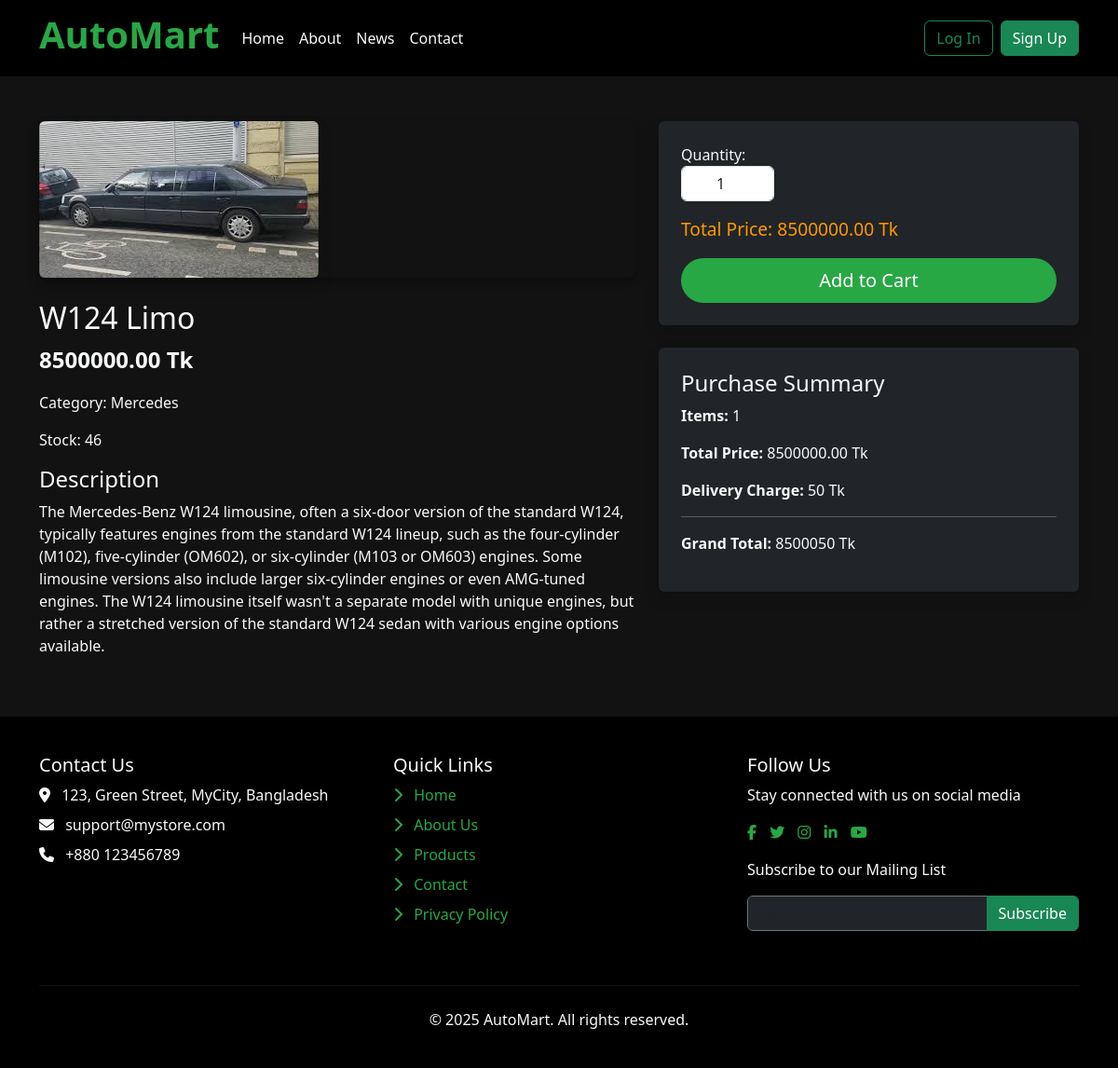
The page /product_details/26 on the database its author committed.
### myapp/models.py (models this page shows)
class Product(models.Model):
    id = models.AutoField(primary_key=True)
    name = models.CharField(max_length=100)
    image = models.ImageField(upload_to='product_images/', null=True, blank=True)
    description = models.TextField(max_length=500, null=True)
    price = models.DecimalField(max_digits=20, decimal_places=2)
    stock = models.PositiveIntegerField()
    company = models.CharField(max_length=100)
    category = models.ForeignKey(Category, on_delete=models.CASCADE)

class Category(models.Model):
    id = models.AutoField(primary_key=True)
    name = models.CharField(max_length=50, unique=True)
    image = models.ImageField(upload_to='category_images/', null=True, blank=True)

### myapp/views.py (the view)
def product_details(request, product_id):
    product = Product.objects.get(id=product_id)
    quantity = int(request.GET.get('quantity', 1))  # default quantity is 1
    delivery_charge = 50
    total_price = product.price * quantity
    grand_total = total_price + delivery_charge
    if request.user.is_authenticated:
        total_cart = Cart.objects.filter(user=request.user, checkout=False).count()
    else:
        total_cart = 0
    context = {
        'product': product,
        'quantity': quantity,
        'total_price': total_price,
        'delivery_charge': delivery_charge,
        'grand_total': grand_total,
        'total_cart': total_cart,
    }
    return render(request, 'product_details.html', context)

### template/product_details.html (shortened to what this page needs)
{% load static %}
<!DOCTYPE html>
<html lang="en">
<head>
    <link href="https://cdn.jsdelivr.net/npm/bootstrap@5.3.3/dist/css/bootstrap.min.css" rel="stylesheet">
    <link rel="stylesheet" href="https://cdnjs.cloudflare.com/ajax/libs/font-awesome/6.5.0/css/all.min.css">
</head>
<body>
<nav class="navbar navbar-expand-lg navbar-dark sticky-top">
    <div class="container">
        <a class="navbar-brand" href="#">
            <h1 class="fw-bold">AutoMart</h1>
        </a>
        <div class="collapse navbar-collapse" id="navbarContent">
            <ul class="navbar-nav me-auto mb-2 mb-lg-0">
                <li class="nav-item"><a class="nav-link" href="/">Home</a></li>
                <li class="nav-item"><a class="nav-link" href="#">About</a></li>
                <li class="nav-item"><a class="nav-link" href="#">News</a></li>
                <li class="nav-item"><a class="nav-link" href="#">Contact</a></li>
            </ul>
            <div class="d-flex align-items-center">
                {% if user.is_authenticated %}
                    <a href="/cart" class="btn btn-outline-success me-2 position-relative">
                        <i class="fas fa-shopping-cart"></i>
                        {% if total_cart %}
                        <span class="position-absolute top-0 start-100 translate-middle badge rounded-pill bg-danger">
                            {{ total_cart }}
                        </span>
                        {% endif %}
                    </a>
                    <a href="{% url 'profile' %}" class="btn btn-outline-success me-2">
                        <i class="fas fa-user-circle"></i>
                    </a>
                {% else %}
                    <a href="{% url 'login' %}" class="btn btn-outline-success me-2">Log In</a>
                    <a href="{% url 'signup' %}" class="btn btn-success">Sign Up</a>
                {% endif %}
            </div>
        </div>
    </div>
</nav>
<div class="container my-5">
    <div class="row">
        <div class="col-md-7">
            <div class="product-image mb-4">
                <img src="{{ product.image.url }}" alt="{{ product.name }}" class="img-fluid rounded shadow">
            </div>
            <h2>{{ product.name }}</h2>
            <p class="price">{{ product.price }} Tk</p>
            <p class="text-light">Category: {{ product.category.name }}</p>
            {% if product.stock %}
                <p class="text-light">Stock: {{ product.stock }}</p>
            {% else %}
                <p class="text-danger">Out of Stock</p>
            {% endif %}
            <h4 class="mt-3">Description</h4>
            <p>{{ product.description }}</p>
        </div>
        <div class="col-md-5">
            <div class="product-summary bg-dark p-4 rounded shadow mb-4">
                <form id="productForm" action="{% url 'add_to_cart_with_quantity' product.id %}" method="POST">
                    <div class="form-group mb-3">
                        <label for="quantity">Quantity:</label>
                        <input type="number" id="quantity" name="quantity" class="form-control" value="1" min="1" max="{{ product.stock }}">
                    </div>
                    <p id="totalPrice" class="total-price">Total Price: {{ product.price }} Tk</p>
                    <button type="submit" class="btn btn-custom btn-lg w-100">Add to Cart</button>
                </form>
            </div>
            <div class="product-summary bg-dark p-4 rounded shadow">
                <h4>Purchase Summary</h4>
                <p><strong>Items:</strong> <span id="quantity-summary">1</span></p>
                <p><strong>Total Price:</strong> <span id="summaryTotal">{{ product.price }} Tk</span></p>
                <p><strong>Delivery Charge:</strong> <span id="deliveryCharge">50 Tk</span></p>
                <hr>
                <p><strong>Grand Total:</strong> <span id="grandTotal">{{ product.price|add:50 }} Tk</span></p>
            </div>
        </div>
    </div>
</div>
<footer>
    <div class="container">
        <div class="row">
            <div class="col-lg-4 col-md-6 mb-4">
                <h5>Contact Us</h5>
                <ul class="list-unstyled">
                    <li class="mb-2"><i class="fas fa-map-marker-alt me-2"></i> 123, Green Street, MyCity, Bangladesh</li>
                    <li class="mb-2"><i class="fas fa-envelope me-2"></i> support@mystore.com</li>
                    <li class="mb-2"><i class="fas fa-phone me-2"></i> +880 123456789</li>
                </ul>
            </div>
            <div class="col-lg-4 col-md-6 mb-4">
                <h5>Quick Links</h5>
                <ul class="list-unstyled">
                    <li class="mb-2"><a href="#"><i class="fas fa-chevron-right me-2"></i> Home</a></li>
                    <li class="mb-2"><a href="#"><i class="fas fa-chevron-right me-2"></i> About Us</a></li>
                    <li class="mb-2"><a href="#"><i class="fas fa-chevron-right me-2"></i> Products</a></li>
                    <li class="mb-2"><a href="#"><i class="fas fa-chevron-right me-2"></i> Contact</a></li>
                    <li class="mb-2"><a href="#"><i class="fas fa-chevron-right me-2"></i> Privacy Policy</a></li>
                </ul>
            </div>
            <div class="col-lg-4 col-md-12 mb-4">
                <h5>Follow Us</h5>
                <p>Stay connected with us on social media</p>
                <div class="social-icons">
                    <a href="#"><i class="fab fa-facebook-f"></i></a>
                    <a href="#"><i class="fab fa-twitter"></i></a>
                    <a href="#"><i class="fab fa-instagram"></i></a>
                    <a href="#"><i class="fab fa-linkedin-in"></i></a>
                    <a href="#"><i class="fab fa-youtube"></i></a>
                </div>
                <div class="mt-3">
                    <p>Subscribe to our Mailing List</p>
                    <div class="input-group">
                        <input type="email" class="form-control bg-dark border-secondary" placeholder="Your email">
                        <button class="btn btn-success" type="button">Subscribe</button>
                    </div>
                </div>
            </div>
        </div>
        <hr class="my-4" style="border-color: #444;">
        <div class="text-center">
            <p class="mb-0">&copy; {% now "Y" %} AutoMart. All rights reserved.</p>
        </div>
    </div>
</footer>
</body>
</html>

### template/product_details.html (style rules this page uses)
body { background-color: #121212; color: #f8f9fa; }
.navbar { background-color: #000; }
.navbar-brand { font-weight: bold; color: #28a745 !important; }
.navbar-nav .nav-link { color: #f8f9fa !important; }
.product-image { max-width: 100%; border-radius: 10px; box-shadow: 0px 4px 8px rgba(0, 0, 0, 0.3); margin-bottom: 30px; }
.btn-custom { background-color: #28a745; color: white; border-radius: 25px; width: 100%; }
.price { font-size: 1.5rem; font-weight: bold; }
.total-price { font-size: 1.2rem; color: #ff9800; }
.form-group input { width: 100px; text-align: center; }
footer { background-color: #000; color: #f8f9fa; padding: 40px 0; }
footer a { color: #28a745; text-decoration: none; margin-right: 10px; }

### rows shown on the page
Product: image (picture), name "W124 Limo", price "8500000.00", category.name "Mercedes", stock "46", description "The Mercedes-Benz W124 limousine, often a six-door version of the standard W124, typically features engines from the standard W124 lineup, such as the four-cylinder (M102), five-cylinder (OM602), or six-cylinder (M103 or OM603) engines. Some limousine versions also include larger six-cylinder engines or even AMG-tuned engines. The W124 limousine itself wasn't a separate model with unique engines, but rather a stretched version of the standard W124 sedan with various engine options available.", price|add "8500050"
